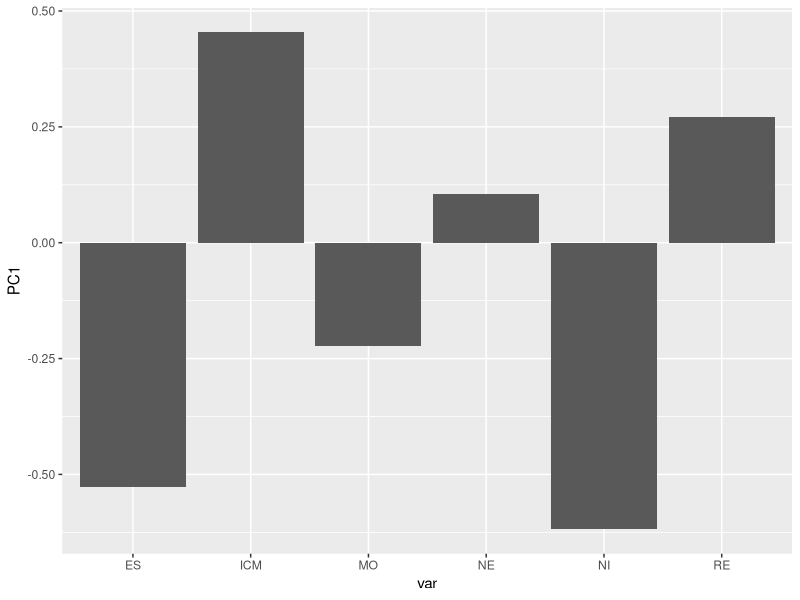
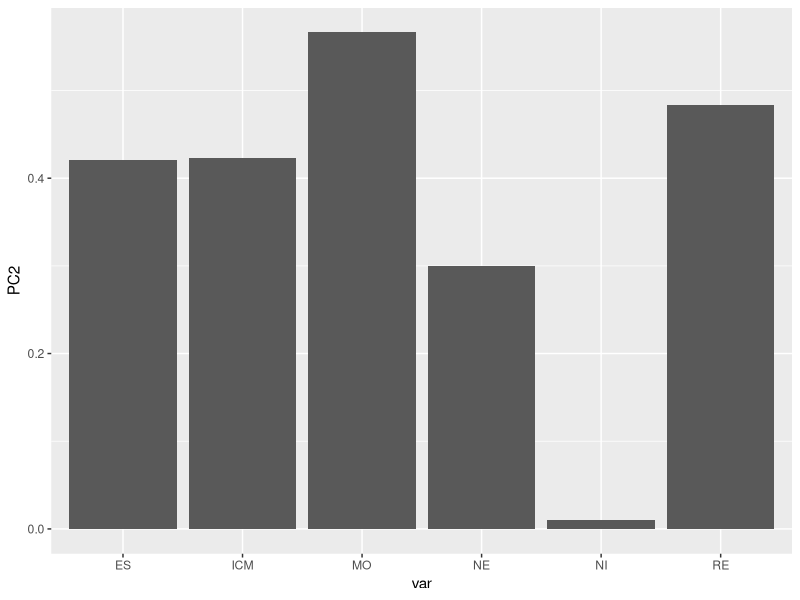
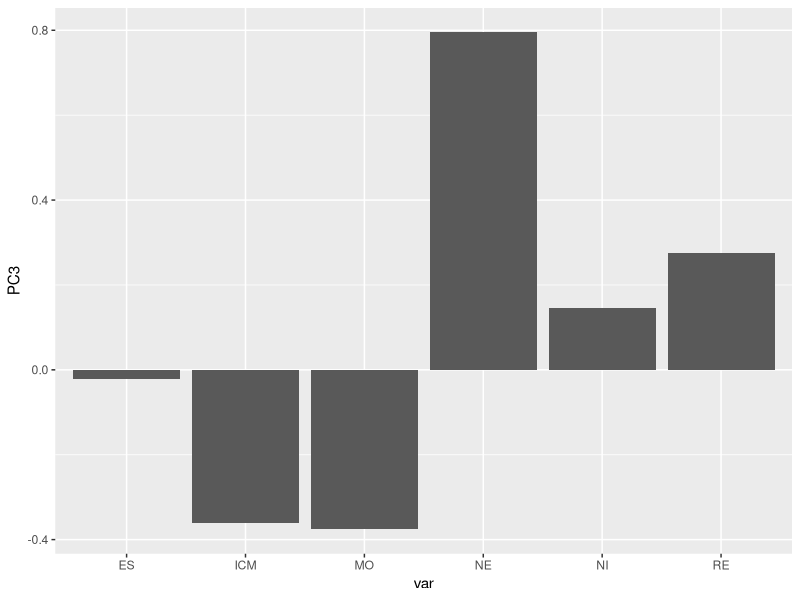
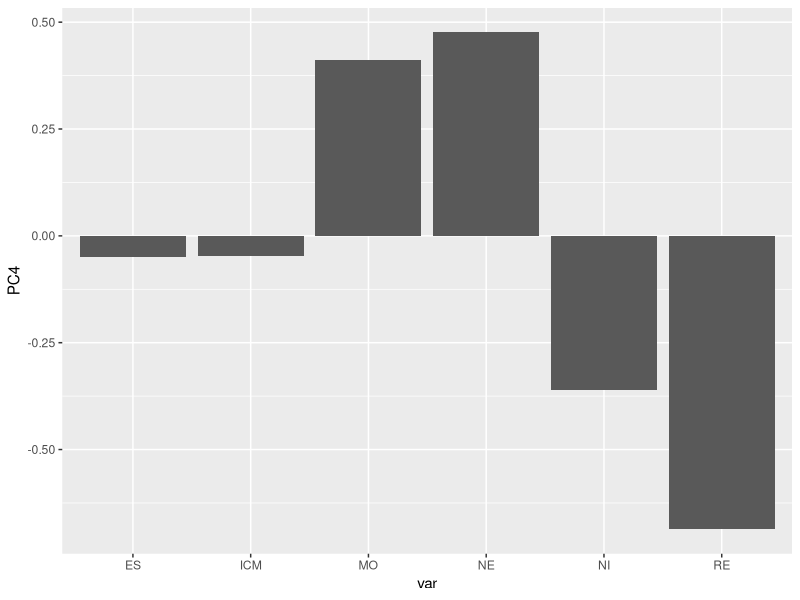
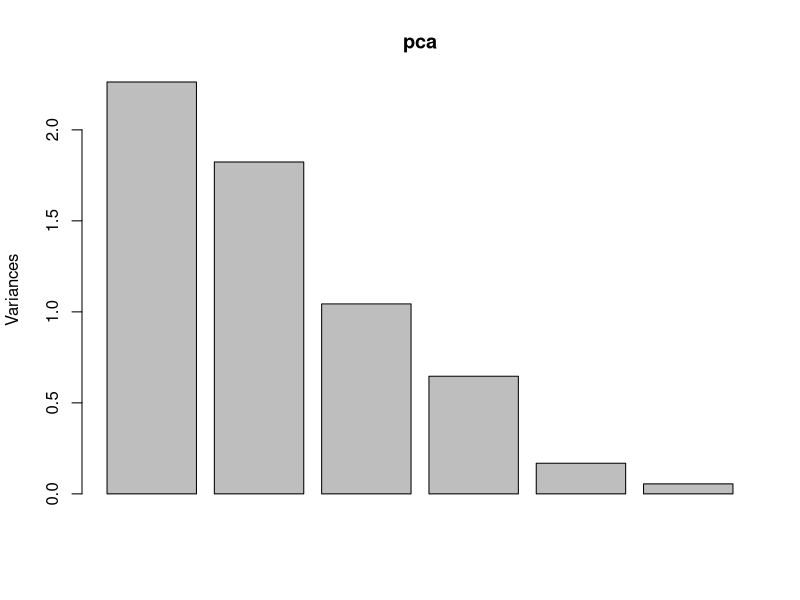

These charts were generated, in order, by the following R code:
library(readxl) 
library(ggplot2) 
library(GGally) 
library(plyr)


setwd("~/MAESTRIA/AID")

hospitales <- read_excel("hospitales.xlsx")
df <- (hospitales[-1])

pca <- prcomp(df, scale. = TRUE )

#2. Graficar las cargas y explicar la interpretación de las componentes principales.

summary(pca)

#No se como graficar las cargas
cargas = data.frame(pca$rotation)
cargas$var = rownames(cargas)

ggplot(cargas, aes(var, PC1))+
  geom_col() 

ggplot(cargas, aes(var, PC2))+
  geom_col() 

ggplot(cargas, aes(var, PC3))+
  geom_col() 

ggplot(cargas, aes(var, PC4))+
  geom_col() 

# 3 ¿Qué porcentaje de variabilidad logra captar cada una de ellas? Graficar el scree plot

screeplot(pca, type = c("barplot", "lines"))

# 4. ¿Parece adecuado considerar dos componentes principales?
#Rta: no porque las primeras dos solo explican el 68,1% de la variabilidad. Debería considerar las primeras 4

#5. Hallar la correlación entre las nuevas variables y las originales.

nuevasvar = pca$x

cor(df, nuevasvar)

